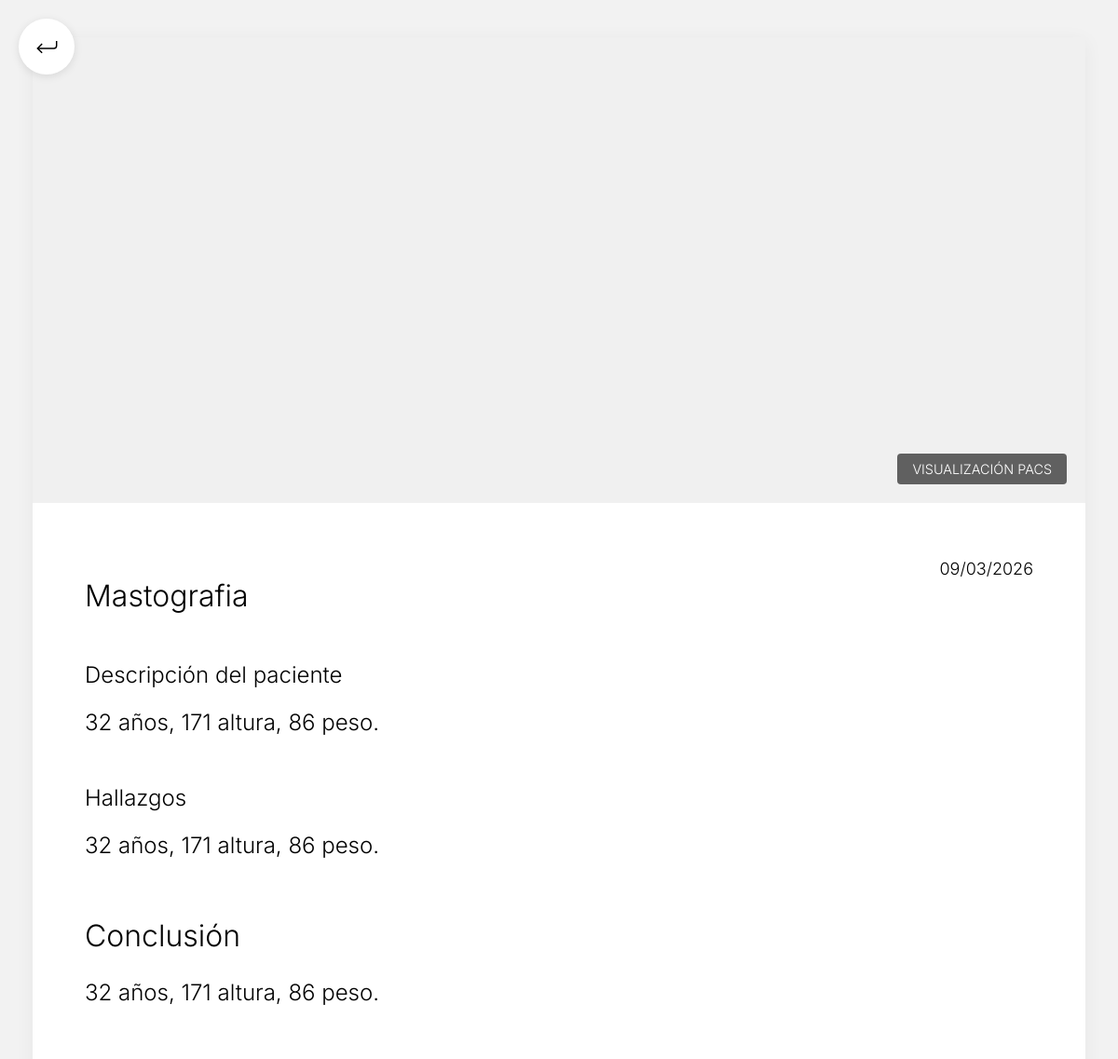
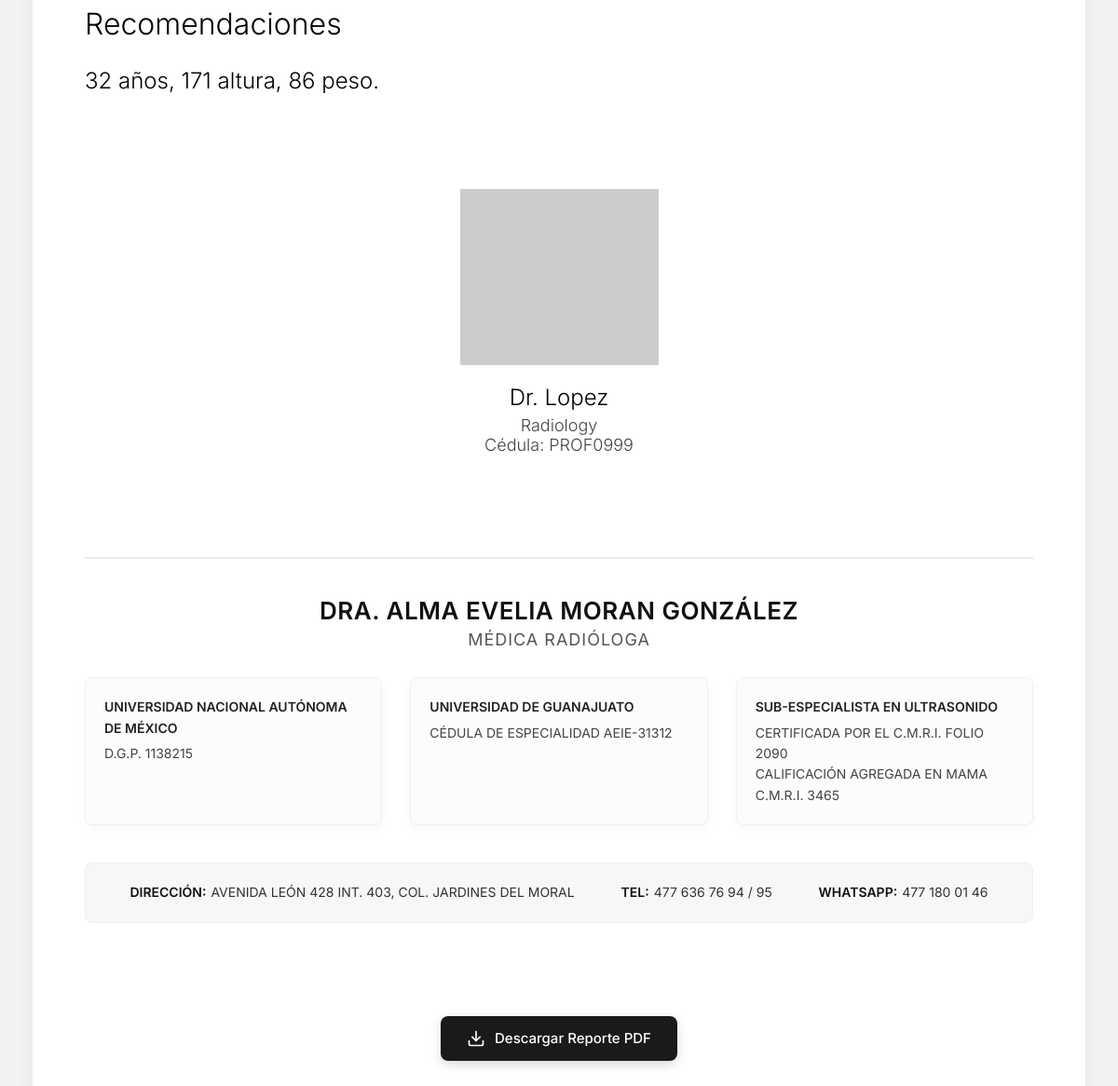
The app's page /associate-doctor/studyDetail/25/ with its own data (2 pictures, top to bottom).
### core/models.py (models this page shows)
class Study(models.Model):
    id_study = models.AutoField(primary_key=True)
    pacs_url = models.CharField(max_length=100)
    email_sent = models.BooleanField(default=False)
    date = models.DateField()
    id_study_request = models.ForeignKey('assistantDashboard.StudyRequest', on_delete=models.CASCADE)
    id_report = models.ForeignKey('Report', on_delete=models.CASCADE, null=True, blank=True)
    id_patient = models.ForeignKey('patientsDashboard.Patient', on_delete=models.CASCADE)

class Report(models.Model):
    PENDING = 'PEN'
    IN_PROGRESS = 'PRO'
    COMPLETED = 'COM'
    STATUS_CHOICES = [
        (PENDING, 'Pending'),
        (IN_PROGRESS, 'In Progress'),
        (COMPLETED, 'Completed'),
    ]
    id_report = models.AutoField(primary_key=True)
    status = models.CharField(max_length=3, choices=STATUS_CHOICES, default=PENDING)
    about = models.CharField(max_length=200)
    patients_description = models.CharField(max_length=200)
    findings = models.TextField()
    conclusions = models.TextField()
    recommendations = models.TextField()
    date = models.DateField(default=datetime.now)
    doctor_in_charge = models.ForeignKey('doctorsDashboard.ReportingDoctor', on_delete=models.CASCADE)

### doctorsDashboard/models.py (models this page shows, shortened)
class ReportingDoctor(models.Model):
    MALE = 'M'
    FEMALE = 'F'
    OTHER = 'O'
    GENDER_CHOICES = [
        (MALE, 'Male'),
        (FEMALE, 'Female'),
        (OTHER, 'Other'),
    ]
    user = models.OneToOneField(User, on_delete=models.CASCADE, null=True, related_name='reporting_doctor_profile')
    id_doctor = models.AutoField(primary_key=True)
    profile_picture = models.ImageField(upload_to='profile_pics/', null=True, blank=True)
    signature = models.ImageField(upload_to='signatures/', null=True, blank=True)
    gender = models.CharField(max_length=1, choices=GENDER_CHOICES, default=OTHER)
    address = models.CharField(max_length=100)
    phone = models.CharField(max_length=100)
    university = models.CharField(max_length=100)
    professional_id = models.CharField(max_length=100)
    specialty = models.CharField(max_length=100)
    @property
    def last_name(self):
        if self.user:
            return self.user.last_name
        return ""

### core/views.py (the view)
# urls.py: path('studyDetail/<int:id_study>/', core_views.study_detail, name='studyDetail'),
def study_detail(request, id_study):
    study = get_object_or_404(Study, id_study=id_study)
    hide_download_btn = request.user.is_authenticated and request.user.groups.filter(name__in=['AssociatedDoctors', 'Doctors']).exists()
    return render(request, 'core/study_report_detail.html', {'study': study, 'hide_download_btn': hide_download_btn})

### core/templates/core/study_report_detail.html (shortened to what this page needs)
{% load static %}
<!DOCTYPE html>
<html lang="es">
<head>
    <link rel="stylesheet" href="{% static 'core/report.css' %}">
</head>
<body>
    <div class="back-button-container" onclick="window.history.back()">
        <img src="{% static 'core/assets/icons/return_icon.svg' %}" alt="Regresar" width="35" height="35">
    </div>
    <div class="report-container">
        <div class="study-visual-section" onclick="openPacsModal()">
            {% if study.pacs_url %}
            <iframe src="{{ study.pacs_url }}" frameborder="0" width="100%" height="100%"
                style="border: none; display: block;"></iframe>
            {% else %}
            <img src="https://placehold.co/1130x396" alt="Imagen no disponible, por favor contacte al laboratorio."
                class="study-image">
            {% endif %}
            <div class="image-overlay">
                VISUALIZACIÓN PACS
            </div>
        </div>
        <div class="study-report-content">
            <div class="report-date-top-right">
                {{ study.id_report.date|date:"d/m/Y" }}
            </div>
            <h1 class="report-title-main">
                {% if study.id_report.about %}
                {{ study.id_report.about }}
                {% else %}
                Estudio de Imagenología
                {% endif %}
            </h1>
            <div class="report-section">
                <h3 class="section-title">Descripción del paciente</h3>
                <div class="section-content">
                    {{ study.id_report.patients_description }}
                </div>
            </div>
            {% if study.id_report.findings %}
            <div class="report-section">
                <h3 class="section-title">Hallazgos</h3>
                <div class="section-content">
                    {{ study.id_report.findings|linebreaksbr }}
                </div>
            </div>
            {% endif %}
            <div class="report-section">
                <h3 class="section-title-large">Conclusión</h3>
                <div class="section-content">
                    {{ study.id_report.conclusions|default:"Sin conclusiones registradas."|linebreaksbr }}
                </div>
            </div>
            <div class="report-section">
                <h3 class="section-title-large">Recomendaciones</h3>
                <div class="section-content">
                    {{ study.id_report.recommendations|default:"Sin recomendaciones."|linebreaksbr }}
                </div>
            </div>
            <div class="doctor-signature-section">
                <div class="signature-container">
                    <img src="https://placehold.co/213x189?text=Firma" class="signature-image" alt="Firma del Doctor">
                    <div class="doctor-name-sign">
                        Dr. {{ study.id_report.doctor_in_charge.name }} {{ study.id_report.doctor_in_charge.last_name }}
                    </div>
                    <div class="doctor-specialty-sign">
                        {{ study.id_report.doctor_in_charge.specialty|default:"Radiología" }} <br>
                        Cédula: {{ study.id_report.doctor_in_charge.professional_id|default:"N/A" }}
                    </div>
                </div>
            </div>
            <div class="report-footer-section">
                <div class="footer-doctor-name">DRA. ALMA EVELIA MORAN GONZÁLEZ</div>
                <div class="footer-doctor-specialty">MÉDICA RADIÓLOGA</div>
                <div class="footer-details-grid">
                    <div class="footer-col">
                        <strong>UNIVERSIDAD NACIONAL AUTÓNOMA DE MÉXICO</strong>
                        <span>D.G.P. 1138215</span>
                    </div>
                    <div class="footer-col">
                        <strong>UNIVERSIDAD DE GUANAJUATO</strong>
                        <span>CÉDULA DE ESPECIALIDAD AEIE-31312</span>
                    </div>
                    <div class="footer-col">
                        <strong>SUB-ESPECIALISTA EN ULTRASONIDO</strong>
                        <span>CERTIFICADA POR EL C.M.R.I. FOLIO 2090<br>
                            CALIFICACIÓN AGREGADA EN MAMA C.M.R.I. 3465</span>
                    </div>
                </div>
                <div class="footer-contact-info">
                    <div class="contact-item"><strong>DIRECCIÓN:</strong> AVENIDA LEÓN 428 INT. 403, COL. JARDINES DEL
                        MORAL</div>
                    <div class="contact-item"><strong>TEL:</strong> 477 636 76 94 / 95</div>
                    <div class="contact-item"><strong>WHATSAPP:</strong> 477 180 01 46</div>
                </div>
            </div>
        </div>
        {% if study.id_report.status == 'COM' and not hide_download_btn %}
        <div class="download-pdf-section" style="margin-top: 40px; text-align: center; padding-bottom: 30px;">
            <a href="{% url 'core:report_pdf' study.id_report.id_report %}" class="download-pdf-btn" style="display: inline-flex; align-items: center; gap: 10px; padding: 14px 28px;
                        background-color: #1a1a1a; color: white; text-decoration: none;
                        border-radius: 8px; font-family: 'Inter', sans-serif; font-size: 15px;
                        font-weight: 500; transition: background-color 0.2s ease, transform 0.2s ease;
                        box-shadow: 0 4px 12px rgba(0, 0, 0, 0.15);">
                <svg width="20" height="20" viewBox="0 0 24 24" fill="none" stroke="currentColor" stroke-width="2"
                    stroke-linecap="round" stroke-linejoin="round">
                    <path d="M21 15v4a2 2 0 0 1-2 2H5a2 2 0 0 1-2-2v-4"></path>
                    <polyline points="7 10 12 15 17 10"></polyline>
                    <line x1="12" y1="15" x2="12" y2="3"></line>
                </svg>
                Descargar Reporte PDF
            </a>
        </div>
        {% endif %}
    </div>
</body>
</html>

### core/static/core/report.css (style rules this page uses)
body { background-color: #F2F2F2; font-family: 'Inter', sans-serif; }
.report-container { width: 100%; max-width: 1130px; margin: 40px auto; background-color: white; box-shadow: 0 4px 20px rgba(0, 0, 0, 0.05); position: relative; padding-bottom: 100px; min-height: 1577px; }
.study-visual-section { width: 100%; height: 500px; background-color: #f0f0f0; display: flex; justify-content: center; align-items: stretch; overflow: hidden; position: relative; }
.image-overlay { position: absolute; bottom: 20px; right: 20px; background: rgba(0, 0, 0, 0.6); color: white; padding: 8px 16px; border-radius: 4px; font-size: 0.9rem; font-weight: 300; }
.study-report-content { padding: 60px 56px; position: relative; }
.report-date-top-right { position: absolute; top: 60px; right: 56px; font-family: 'Inter', sans-serif; font-weight: 300; font-size: 18px; color: #000; }
.report-title-main { font-family: 'Inter', sans-serif; font-weight: 300; font-size: 32px; color: black; margin-bottom: 40px; line-height: 1.2; }
.section-title { font-family: 'Inter', sans-serif; font-weight: 300; font-size: 24px; color: black; margin-top: 50px; margin-bottom: 20px; }
.section-title-large { font-family: 'Inter', sans-serif; font-weight: 300; font-size: 32px; color: black; margin-top: 60px; margin-bottom: 25px; }
.section-content { font-family: 'Inter', sans-serif; font-weight: 300; font-size: 24px; color: black; line-height: 1.4; text-align: left; max-width: 1007px; }
.doctor-signature-section { margin-top: 100px; width: 100%; display: flex; flex-direction: column; align-items: center; position: relative; padding-bottom: 50px; }
.signature-container { display: flex; flex-direction: column; align-items: center; text-align: center; }
.signature-image { width: 213px; height: auto; margin-bottom: 20px; mix-blend-mode: multiply; }
.doctor-name-sign { font-family: 'Inter', sans-serif; font-weight: 300; font-size: 24px; color: black; }
.study-visual-section { width: 100%; height: 500px; background-color: #f0f0f0; display: flex; justify-content: center; align-items: stretch; overflow: hidden; position: relative; cursor: pointer; transition: opacity 0.2s ease; }
.study-visual-section iframe { pointer-events: none; }
.doctor-specialty-sign { font-family: 'Inter', sans-serif; font-weight: 300; font-size: 18px; color: #444; margin-top: 5px; }
.report-footer-section { width: 100%; margin-top: 60px; padding-top: 40px; border-top: 2px solid #eaeaea; color: #333; font-family: 'Inter', sans-serif; text-align: center; clear: both; }
.footer-doctor-name { font-size: 26px; font-weight: 600; color: #111; margin-bottom: 5px; letter-spacing: 0.5px; }
.footer-doctor-specialty { font-size: 18px; font-weight: 400; color: #555; margin-bottom: 30px; text-transform: uppercase; letter-spacing: 1px; }
.footer-details-grid { display: flex; justify-content: space-between; gap: 30px; margin-bottom: 40px; text-align: left; }
.footer-col { flex: 1; font-size: 14px; line-height: 1.6; color: #444; background-color: #fcfcfc; padding: 20px; border-radius: 8px; box-shadow: 0 4px 12px rgba(0, 0, 0, 0.03); border: 1px solid #f0f0f0; }
.footer-col strong { color: #222; display: block; margin-bottom: 5px; font-weight: 600; }
.footer-contact-info { padding: 20px 30px; background-color: #f7f7f7; color: #333; border-radius: 8px; font-size: 14px; line-height: 1.6; display: flex; justify-content: space-around; align-items: center; flex-wrap: wrap; gap: 15px; border: 1px solid #eee; }
.footer-contact-info strong { color: #111; margin-right: 5px; font-weight: 600; }
.contact-item { display: flex; align-items: center; }

### core/templates/core/study_report_detail.html (style rules this page uses)
.back-button-container { position: fixed; top: 20px; left: 20px; z-index: 1000; cursor: pointer; width: 60px; height: 60px; background: white; border-radius: 50%; display: flex; justify-content: center; align-items: center; box-shadow: 0 2px 10px rgba(0, 0, 0, 0.1); transition: transform 0.2s ease, box-shadow 0.2s ease; }

### records on screen
Study: id_report "09/03/2026", id_report.about "Mastografia", id_report.patients_description "32 años, 171 altura, 86 peso.", id_report.findings "32 años, 171 altura, 86 peso.", id_report.conclusions "32 años, 171 altura, 86 peso.", id_report.recommendations "32 años, 171 altura, 86 peso.", id_report.doctor_in_charge.last_name "Lopez", id_report.doctor_in_charge.specialty "Radiology", id_report.doctor_in_charge.professional_id "PROF0999"
